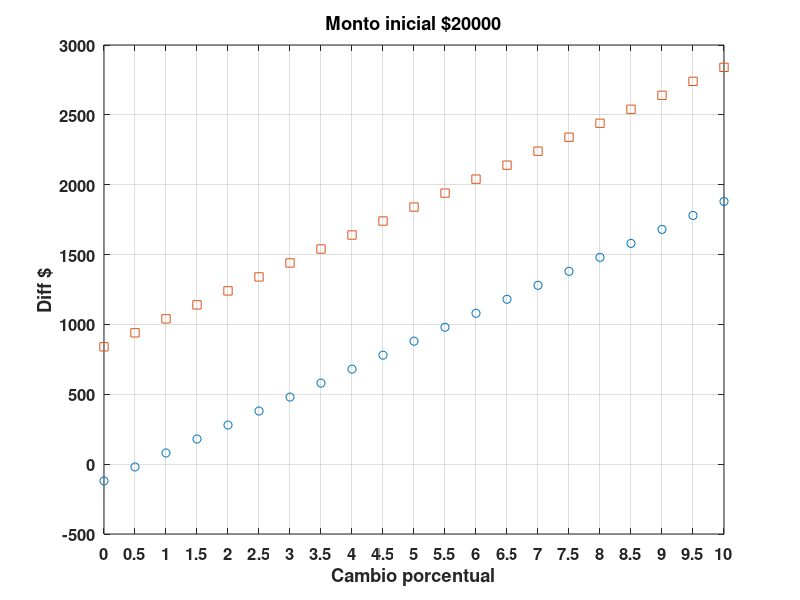

Write the MATLAB code that produced this figure.

i = 20000 ;                   %monto a invertir
c = [0.6, 1.2] ;               %comision. Intra-no intra.
prima = 0.3 ;
N =  18    ;                        %numero opciones vendidas (lotes)
var = (0:0.5:10);             %vector cambio porcentual en accion

f_intra   =  (var - c(1))*i/100 ;     %monto final
f_nointra =  (var - c(2) + prima*N)*i/100 ;     %monto final

%%
% Create figure
figure1 = figure;

% Create axes
axes1 = axes('Parent',figure1,'YGrid','on','XGrid','on',...
    'YTickLabel',{'24500','25000','25500','26000','26500','27000','27500'},...
    'XTick',[0 0.5 1 1.5 2 2.5 3 3.5 4 4.5 5 5.5 6 6.5 7 7.5 8 8.5 9 9.5 10],...
    'FontWeight','bold',...
    'FontSize',12);
box(axes1,'on');
hold(axes1,'on');

% Create plot
plot(var,f_intra,'Marker','o','LineStyle','none');
hold on
plot(var,f_nointra,'Marker','s','LineStyle','none');

% Create xlabel
xlabel('Cambio porcentual');

% Create ylabel
ylabel('Diff $');

% Create title
title(['Monto inicial $' num2str(i)]);

curtick = get(gca, 'YTick');
set(gca, 'YTickLabel', cellstr(num2str(curtick(:)))); %sin not cientif
 